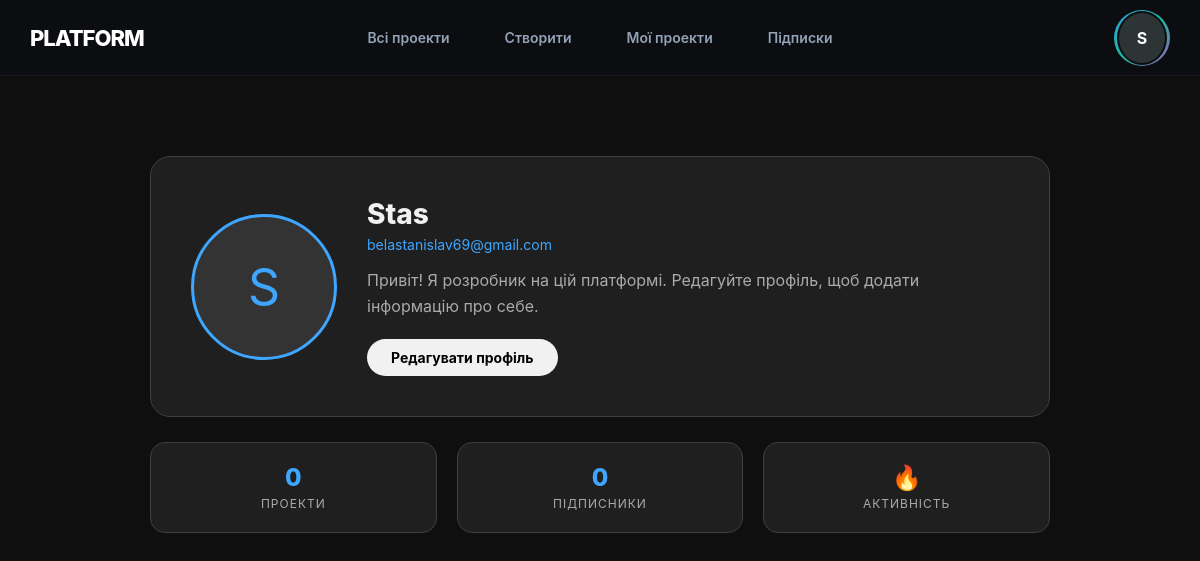
The page /profile/ (signed in) on the database as committed earlier.
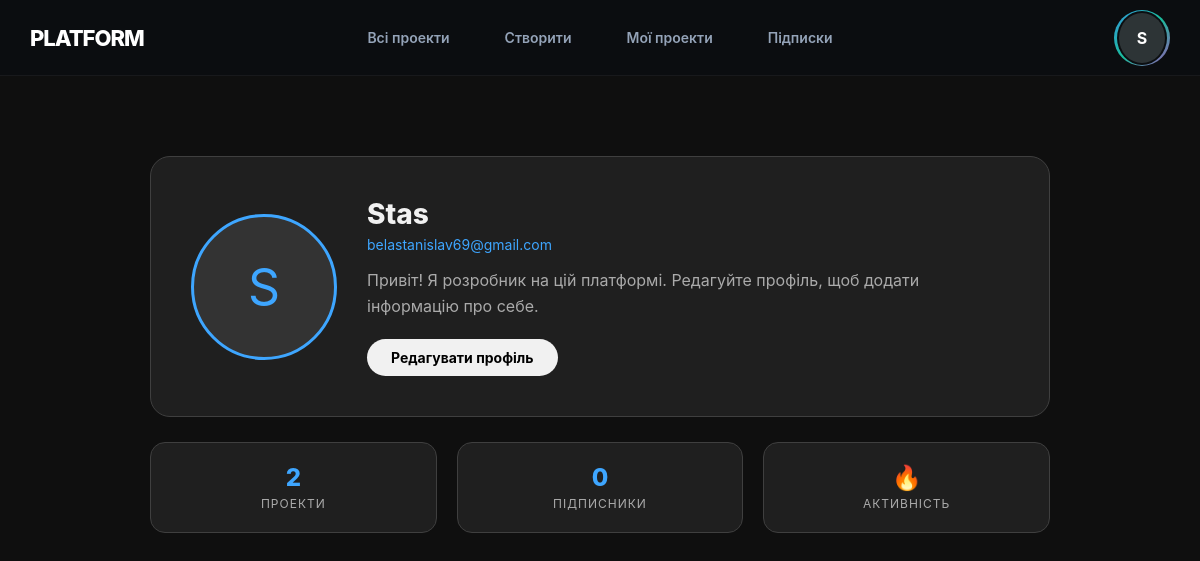
The same page on the database as committed later.
### platformuser/models.py (models this page shows, shortened)
class User(AbstractUser):
    ROLE_CHOICES = (
        ("user","User"),
        ("admin","Admin"),
    )
    role = models.CharField(max_length=10, choices=ROLE_CHOICES, default="user")
    avatar = models.ImageField(upload_to="avatars/", blank=True, null=True)
    bio = models.TextField(blank=True)
    is_verified = models.BooleanField(default=False)

### platformuser/views.py (the view)
# urls.py: path("profile/", views.profile_view, name="profile"),
@login_required
def profile_view(request):
    projects = request.user.projects.all()
    return render(request, "projects/profile.html", {
        "projects": projects
    })

### platformuser/templates/projects/profile.html (shortened to what this page needs)
{% extends "projects/base.html" %}
{% block content %}
<div class="profile-wrapper">
    <div class="profile-main-card">
        <div class="avatar-section">
            {% if request.user.avatar %}
                <img src="{{ request.user.avatar.url }}" class="profile-avatar">
            {% else %}
                <div class="profile-placeholder">
                    {{ request.user.username|first|upper }}
                </div>
            {% endif %}
        </div>
        <div class="info-section">
            <h2>{{ request.user.username }}</h2>
            <a href="mailto:{{ request.user.email }}" class="profile-email">{{ request.user.email }}</a>
            <div class="profile-bio">
                {% if request.user.bio %}
                    {{ request.user.bio }}
                {% else %}
                    Привіт! Я розробник на цій платформі. Редагуйте профіль, щоб додати інформацію про себе.
                {% endif %}
            </div>
            <a href="{% url 'edit_profile' %}" class="edit-btn">Редагувати профіль</a>
        </div>
    </div>
    <div class="stats-grid">
        <div class="stat-card">
            <span class="stat-value">{{ projects.count|default:"0" }}</span>
            <span class="stat-label">Проекти</span>
        </div>
        <div class="stat-card">
            <span class="stat-value">{{ request.user.subscribers.count|default:"0" }}</span>
            <span class="stat-label">Підписники</span>
        </div>
        <div class="stat-card">
            <span class="stat-value">🔥</span>
            <span class="stat-label">Активність</span>
        </div>
    </div>
</div>
{% endblock %}

### platformuser/templates/projects/base.html (shortened to what this page needs)
<!DOCTYPE html>
<html lang="uk">
<head>
</head>
<body>
<header>
    <div class="nav-wrapper">
        <a href="/" class="logo">Platform</a>
        <div class="nav-center">
            <nav class="projects-nav">
                <a class="toggle-btn {% if request.resolver_match.url_name == 'show_projects' %}active{% endif %}" href="{% url 'show_projects' %}">Всі проекти</a>
                <a class="toggle-btn {% if request.resolver_match.url_name == 'create_project' %}active{% endif %}" href="{% url 'create_project' %}">Створити</a>
                <a class="toggle-btn {% if request.resolver_match.url_name == 'my_projects' %}active{% endif %}" href="{% url 'my_projects' %}">Мої проекти</a>
                <a class="toggle-btn {% if request.resolver_match.url_name == 'feed' %}active{% endif %}" href="{% url 'feed' %}"> Підписки</a>
            </nav>
        </div>
        <div class="nav-right">
            <div class="user-menu">
                {% if request.user.is_authenticated %}
                <div class="avatar-wrapper" id="avatarWrapper">
                    <div class="avatar-inner">
                        {% if request.user.avatar %}
                            <img src="{{ request.user.avatar.url }}" class="avatar-img">
                        {% else %}
                            <div class="avatar-placeholder">{{ request.user.username|first|upper }}</div>
                        {% endif %}
                    </div>
                </div>
                {% else %}
                <a href="{% url 'auth' %}" class="toggle-btn active">Login</a>
                {% endif %}
            </div>
        </div>
    </div>
</header>
<div class="container">
    {% block content %}{% endblock %}
</div>
</body>
</html>

Rows that differ between the two databases and show on the page:
changed User "Stas": count "0" → "2"
